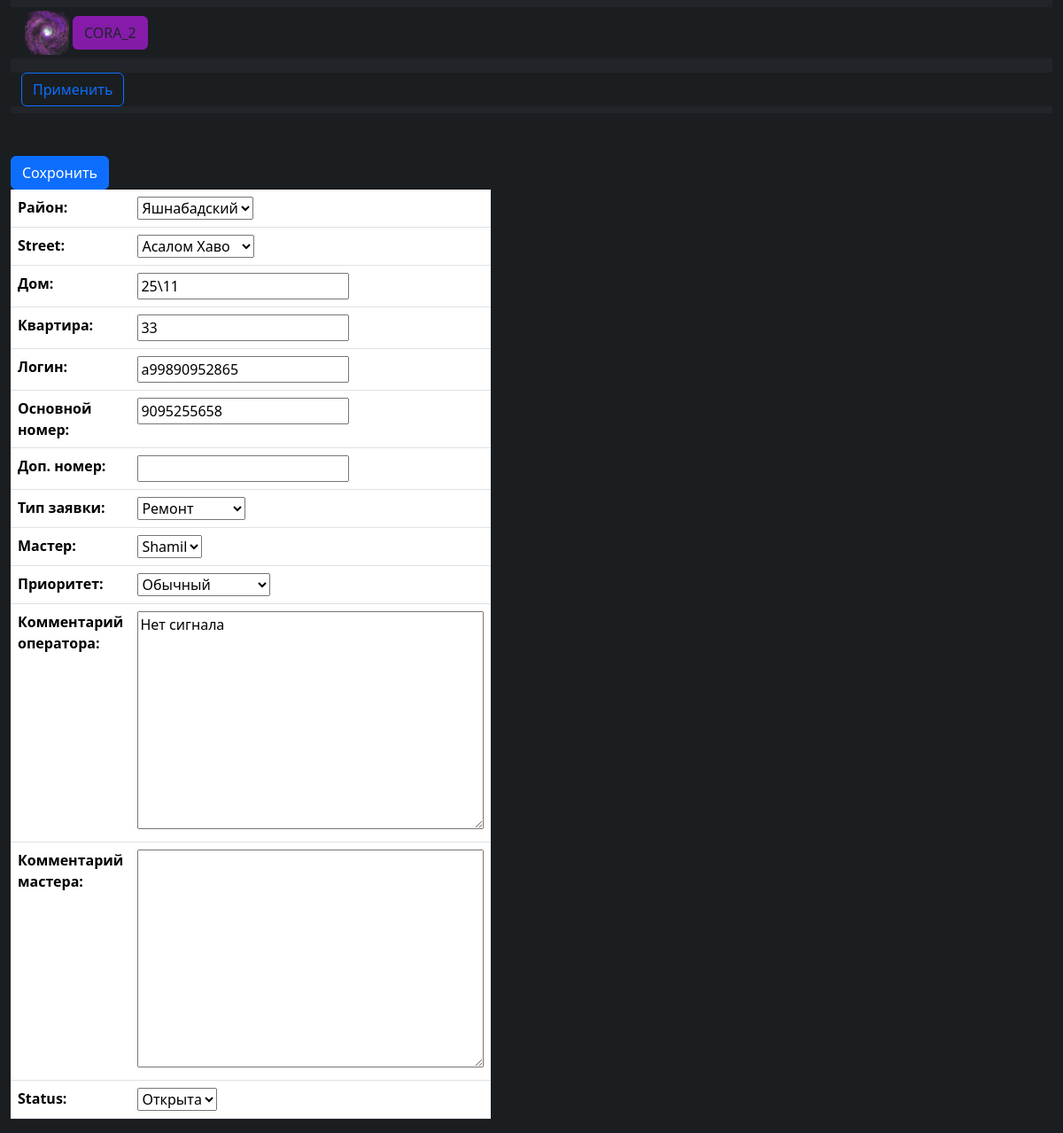
The app's page /edit_ticket/39, older data.
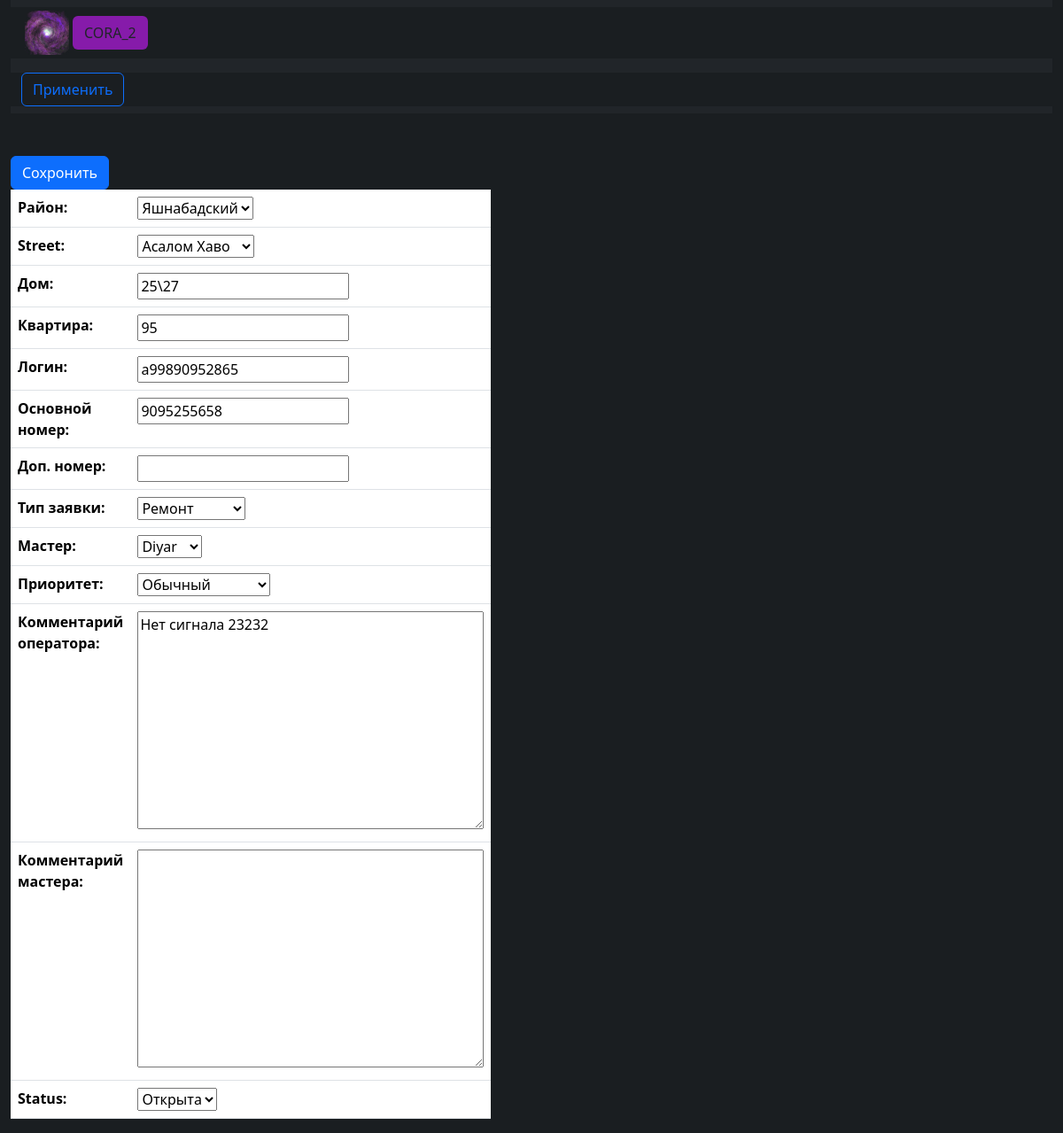
The same page, newer data.
### tester/models.py (models this page shows, shortened)
class Ticket(models.Model):
    district = models.ForeignKey("District", on_delete=models.PROTECT, verbose_name=('Район'))
    street = ChainedForeignKey("Street", chained_field='district', chained_model_field='district', show_all=False)
    house = models.CharField(max_length=16, verbose_name=_('Дом'))
    apartment = models.CharField(max_length=32, verbose_name=_('Квартира'), blank=True, null=True)
    date = models.DateTimeField(editable=True, default=timezone.now, verbose_name="Дата открытия")
    closed_date = models.DateTimeField(editable=True, null=True, blank=True, verbose_name="Дата закрытия")
    completion_date = models.DateTimeField(default=None, null=True, blank=True, editable=True,
                                           verbose_name="Дата выполнения")
    login = models.CharField(blank=True, max_length=15, null=True, verbose_name="Логин")
    first_contact = models.CharField(max_length=13, null=True, verbose_name="Основной номер", default=None)
    second_contact = models.CharField(max_length=13, blank=True, null=True, verbose_name="Доп. номер", default=None)
    comment_master = models.TextField(blank=True, null=True, verbose_name="Комментарий мастера", default=None)
    comment_operator = models.TextField(blank=True, null=True, verbose_name="Комментарий оператора", default=None)
    update = models.DateTimeField(default=timezone.now, editable=False, verbose_name="Дата обновления")
    operator = models.ForeignKey(User, on_delete=models.PROTECT, verbose_name="Оператор",
                                 related_name='operator_tickets', null=True, blank=True, default=None)
    master = models.ForeignKey(User, null=True, blank=True, on_delete=models.PROTECT, verbose_name="Мастер",
                               related_name='mater_tickets')
    TYPE = [
        ('Ремонт', 'Ремонт'),
        ('Настройка', 'Настройка'),
        ('Перенос', 'Перенос'),
        ('Отключение', 'Отключение'),
        ('Установка', 'Установка'),
    ]
    type = models.CharField(max_length=13, choices=TYPE, verbose_name="Тип заявки")
    PRIORITY = [
        ('Обычный', 'Обычный'),
        ('Срочный', 'Срочный'),
        ('Корпоративный', 'Корпоративный'),
    ]
    priority = models.CharField(max_length=13, choices=PRIORITY, default="Обычный", verbose_name="Приоритет")
    STATUS = [
        ('open', 'Открыта'),
        ('closed', 'Закрыта')
    ]
    status = models.BooleanField(choices=[(True, 'Открыта'), (False, 'Закрыта')], default=True)
    history = HistoricalRecords()
    class Meta:
        verbose_name = 'Заявка'
        verbose_name_plural = 'Заявки'

### tester/views.py (the view, shortened to what this page needs)
# urls.py: path('edit_ticket/<int:pk>', views.edit_ticket, name='edit_ticket'),
def edit_ticket(request, pk):
    username = request.user.get_username()
    on = Ticket.objects.get(id=pk)
    edit_from = TicketForm(instance=on)
    context = {
        "e_form": edit_from,
        "username": username
    }
    return render(request, 'tester/edit_ticketfrom.html', context)

### tester/forms.py
class TicketForm(forms.ModelForm):
    def __init__(self, *args, **kwargs):
        super(TicketForm, self).__init__(*args, **kwargs)  # populates the post
        self.fields['master'].queryset = User.objects.filter(groups__name='Мастер')
    class Meta:
        model = Ticket
        fields = [
            "district",
            "street",
            "house",
            "apartment",
            "login",
            "first_contact",
            "second_contact",
            "type",
            "master",
            "priority",
            "comment_operator",
            "comment_master",
            "status"
        ]

### tester/models.py (called while the page is built)
    def __str__(self):
        return self.username

    def __str__(self):
        return self.name

    def __str__(self):
        return self.name

### templates/tester/edit_ticketfrom.html (shortened to what this page needs)
{% extends 'tester/base.html' %}
{% block navbar %}
    {% include 'tester/navbar.html'%}
{% endblock %}
{% block content %}
<div class="container-fluid">
    <div class="row">
        <div class="col-md-12">
        </div>
    </div>
</div>
<div class="container-fluid">
    <div class="row">
        <div class="col-md-4">
            <table class="table table-stripped w-100">
                <form method="POST" class="form-row">
                    <div class="col col-md-4">
                        {{ e_form }}
                    </div>
                    <div id="div_id_status" class="form-group mt-4">
                        <input type="submit" class="btn mt-2 ml-2 btn-primary" value="Сохронить">
                    </div>
                </form>
            </table>
        </div>
    </div>
</div>
{% endblock %}

Row changes from the older to the newer data that the page shows:
changed Ticket "Яшнабадский": house "25\\11" → "25\\27"; apartment "33" → "95"; master "Shamil" → "Diyar"; comment_operator "Нет сигнала" → "Нет сигнала 23232"
